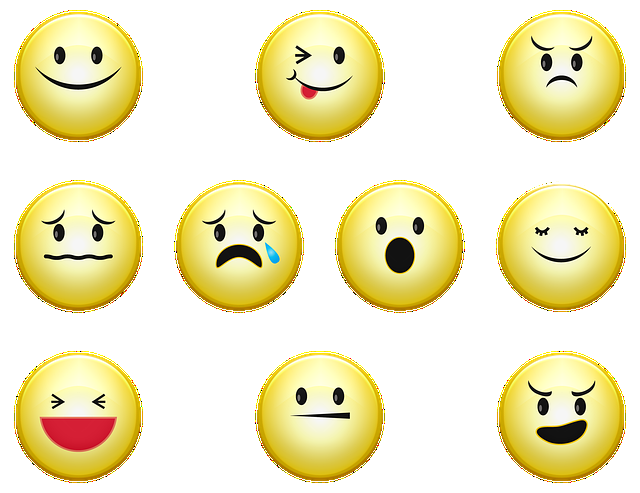
#> input picture Open cv/images/img_6_0.png, 640 x 493 px
$ python c3_templateMatching.py   (older library calls are emulated)
#> lines starting #> are read from the running program, lines starting #| are printed output that depends on the picture; long printed decimals are rounded
### Open cv/c3-machine-learning/imgRead.py
# -*- coding: utf-8 -*-
"""
Created on Mon Jul 22 12:32:23 2024

@author: leehj
"""

import cv2

# 영상을 불러오기
def imgRead(imgPath, imgReadType, imgResWidth, imgResHeight):
#> called with imgPath = '../images/img_6_0.png', imgReadType = 0, imgResWidth = 320, imgResHeight = 240
    img = cv2.imread(imgPath, imgReadType)
#> img: shape (493, 640); min 0, max 255, mean 233.7
    if imgResHeight != 0 | imgResWidth != 0:
        img = cv2.resize(img, (imgResWidth, imgResHeight))
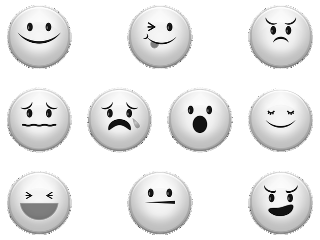
#> img: shape (240, 320); min 0, max 255, mean 233.7
    return img

### Open cv/c3-machine-learning/createFolder.py
# -*- coding: utf-8 -*-
"""
Created on Mon Jul 22 12:32:09 2024

@author: leehj
"""

import os

# 폴더 생성하기
def createFolder(dir):
    try:
        if not os.path.exists(dir):
            os.makedirs(dir)
    except OSError:
        print ('Error: createFolder')

### Open cv/c3-machine-learning/c3_templateMatching.py
# -*- coding: utf-8 -*-
"""
Created on Mon Jul 22 12:31:55 2024

@author: leehj
"""

#템플릿 매칭을 통한 객체 검출 예제 (c3_templateMatching.py)

# 관련 라이브러리 선언
import numpy as np
import cv2
from matplotlib import pyplot as plt
from imgRead import imgRead
from createFolder import createFolder

#%%

es = "10 + 30"
er = eval(es) # 파이썬 코드를 실행
print(er) # 40

#%%

print("cv2.TM_SQDIFF:", cv2.TM_SQDIFF)
print("cv2.TM_SQDIFF:", eval("cv2.TM_SQDIFF"))

#%%

# 영상 읽기
img1 = imgRead("../images/img_6_0.png", cv2.IMREAD_GRAYSCALE, 320, 240)

# 탬플릿 매칭 및 결과 출력/저장
template = img1[5:70, 5:70]
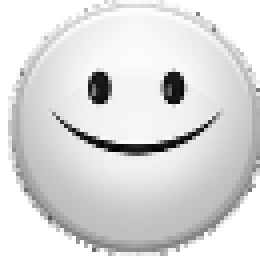
#> template: shape (65, 65) (shown 4 times larger); min 0, max 255, mean 218.6
w, h = template.shape[::-1] # 65 ,65
#> w = 65; h = 65
methods = ['cv2.TM_CCOEFF',
           'cv2.TM_CCOEFF_NORMED',
           'cv2.TM_CCORR',
           'cv2.TM_CCORR_NORMED',
           'cv2.TM_SQDIFF',
           'cv2.TM_SQDIFF_NORMED']
save_dir = './code_res_imgs/c3_templateMatching'
createFolder(save_dir)
cv2.imwrite(save_dir + "/" + "template.png", template)

for meth in methods:
    input = img1.copy()
    method = eval(meth)
    print(f"method: {method} -> {meth}")
    res = cv2.matchTemplate(img1, template, method)
    min_val, max_val, min_loc, max_loc = cv2.minMaxLoc(res)

    print(f"[res] {min_val}, {max_val}, {min_loc}, {max_loc}")

    if method in [cv2.TM_SQDIFF, cv2.TM_SQDIFF_NORMED]:
        top_left = min_loc
    else:
        top_left = max_loc

    bottom_right = (top_left[0] + w, top_left[1] + h)
    cv2.rectangle(input, top_left, bottom_right, 0, 2)

    plt.figure()
    plt.subplot(121), plt.imshow(res, cmap='gray')
    plt.title('Matching Result'), plt.xticks([]), plt.yticks([])

    plt.subplot(122), plt.imshow(input, cmap='gray')
    plt.title('Detected Point'), plt.xticks([]), plt.yticks([])
    plt.suptitle(meth)

    # 영상 저장
    plt.savefig(save_dir + "/" + meth + ".png")
    res = np.abs(res) ** 3
    _val, res = cv2.threshold(res, 0.01, 0, cv2.THRESH_TOZERO)
    res8 = cv2.normalize(res, None, 0, 255, cv2.NORM_MINMAX, cv2.CV_8U)
    cv2.imwrite(save_dir + "/" + meth + "_res.png", res8)
    cv2.imwrite(save_dir + "/" + meth + "_img.png", input)
#> this loop made 6 passes
#> (min_val, max_val, min_loc, top_left, bottom_right) on passes 1 to 4: (-2248248, 8926321, (166, 117), (5, 5), (70, 70)), (-0.284, 1, (178, 134), (5, 5), (70, 70)), (195966816, 232570240, (167, 97), (190, 5), (255, 70)), (0.937, 1, (166, 106), (5, 5), (70, 70))
#> (min_val, max_val, max_loc, top_left, bottom_right) on passes 5 to 6: (0, 26390528, (166, 106), (5, 5), (70, 70)), (0, 0.125, (166, 106), (5, 5), (70, 70))
#| [res] -2248248.0, 8926321.0, (166, 117), (5, 5)
#| [res] -0.284, 1.0, (178, 134), (5, 5)
#| [res] 195966816.0, 232570240.0, (167, 97), (190, 5)
#| [res] 0.9373, 1.000, (166, 106), (5, 5)
#| [res] 0.0, 26390528.0, (5, 5), (166, 106)
#| [res] 0.0, 0.1254, (5, 5), (166, 106)
#> pass 1, `res = cv2.matchTemplate(img1, template, method)`:
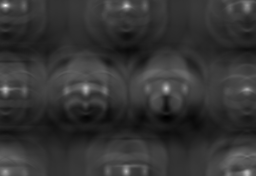
#> res: shape (176, 256) float32; min -2248248, max 8926321, mean 62034.6; drawn with min black and max white
#> pass 1, `res = np.abs(res) ** 3`:
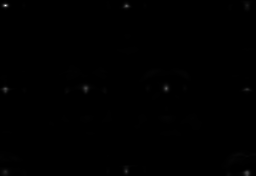
#> res: shape (176, 256) float32; min 799135.9, max 7.11e+20, mean 1.53e+18; drawn with min black and max white
#> pass 1, `cv2.imwrite(save_dir + "/" + meth + "_img.png", input)`:
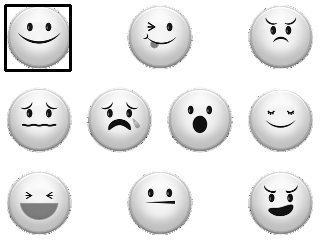
#> saved as cv2.TM_CCOEFF_img.png: shape (240, 320); min 0, max 255, mean 231.2
#> after the loop: res: shape (176, 256) float32; every value is 0

plt.show()
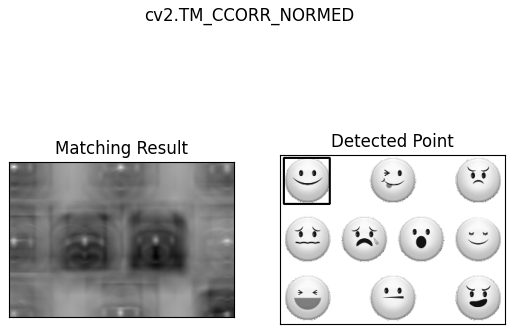
#> figure drawn by matplotlib, 2 panels
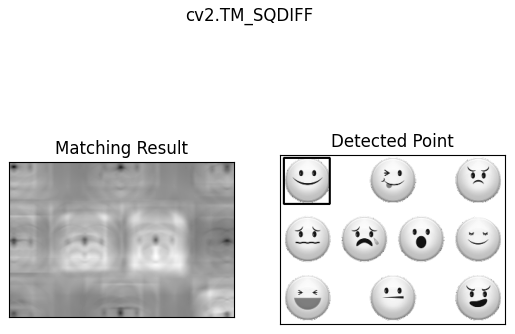
#> figure drawn by matplotlib, 2 panels

$ run again, with Open cv/images/img_6_4.png copied over Open cv/images/img_6_0.png
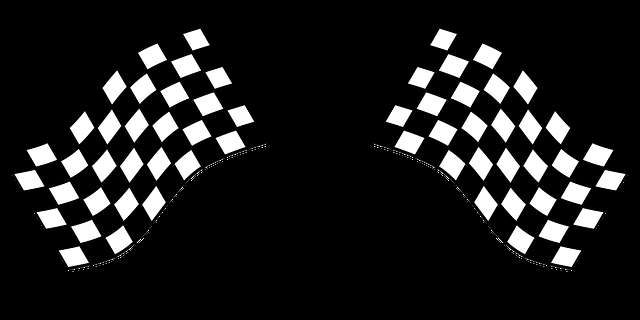
#> input picture Open cv/images/img_6_4.png, 640 x 320 px
#> in imgRead, img is the input picture: shape (320, 640); min 0, max 255, mean 30.2
#> img: shape (240, 320)
#> the loop `for meth in methods:` made 6 passes
#> (min_val, max_val, min_loc, top_left, bottom_right) on passes 1 to 4: (-3945130.2, 9284924, (17, 110), (5, 5), (70, 70)), (-0.169, 1, (17, 110), (5, 5), (70, 70)), (-1.5, 9787042, (114, 63), (0, 65), (65, 130)), (-0.000161, 1, (126, 21), (5, 5), (70, 70))
#> (printed output is left out)
#> after the loop `for meth in methods:`:
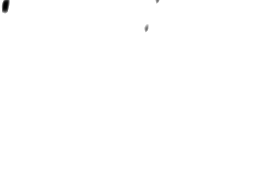
#> res: shape (176, 256) float32; min 0, max 1, mean 0.998
#> `plt.show()`:
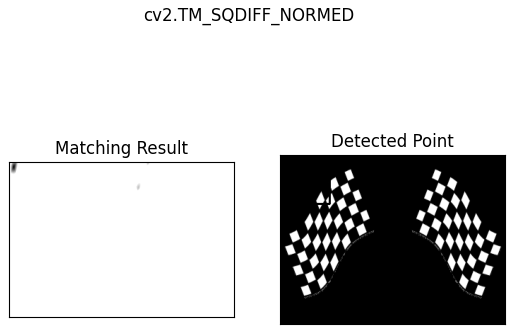
#> figure drawn by matplotlib, 2 panels
